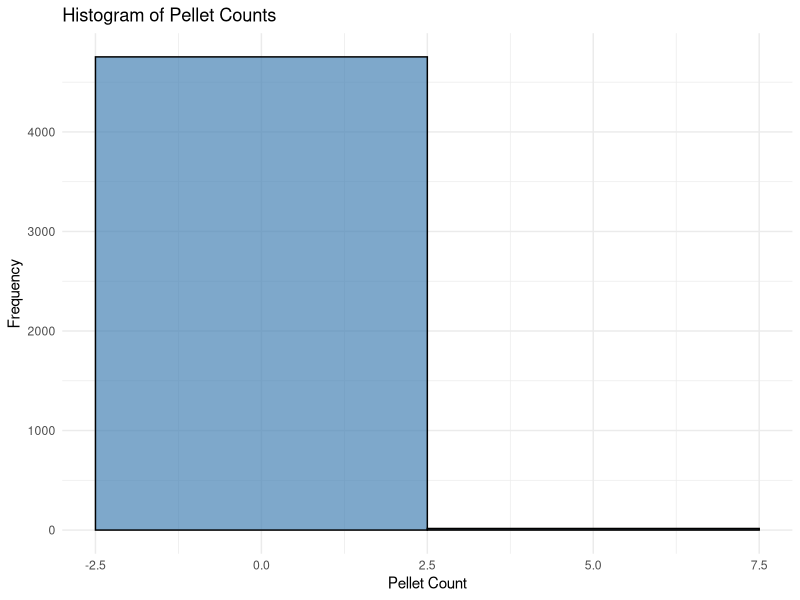
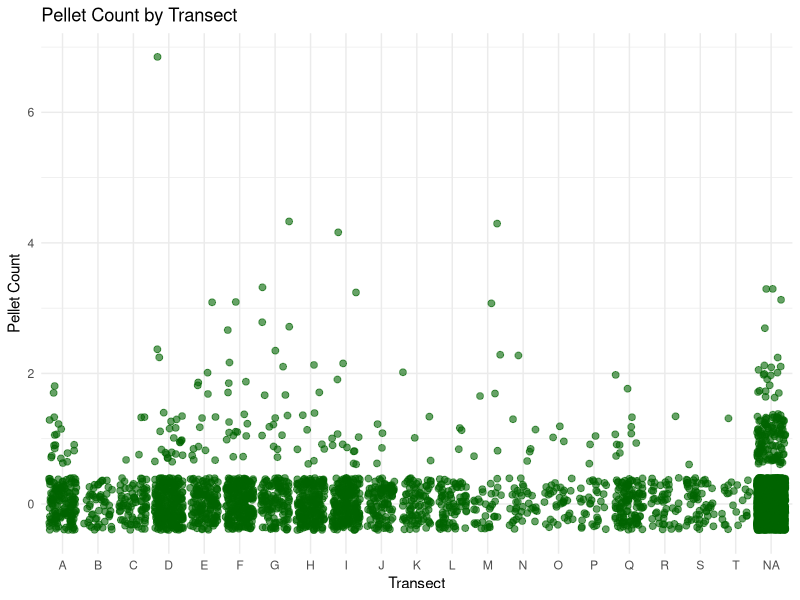
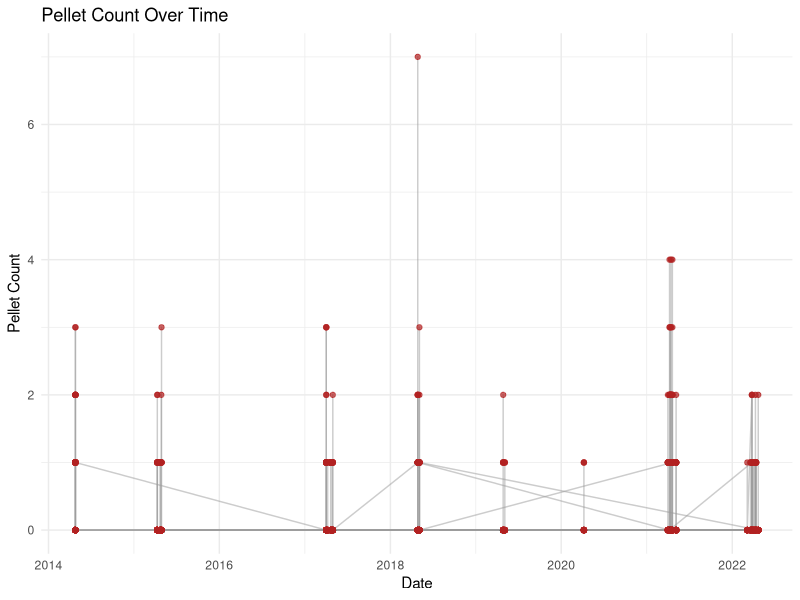
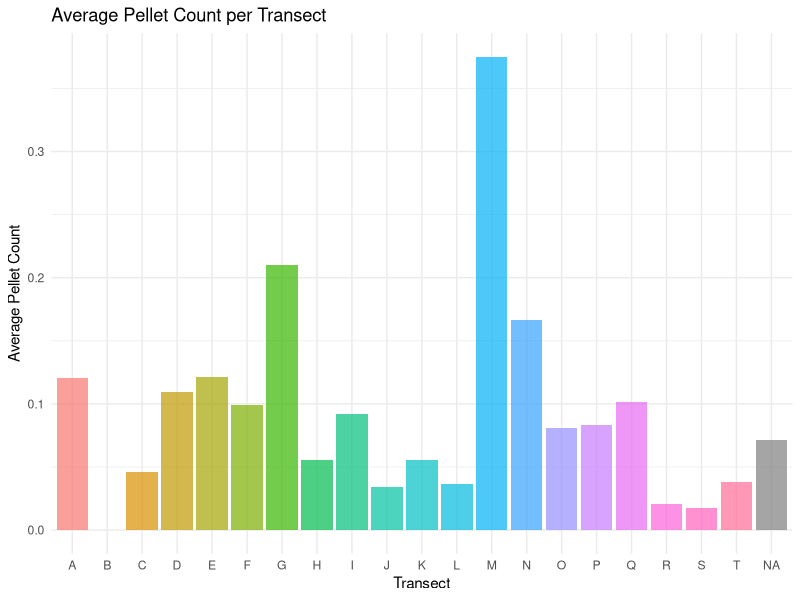
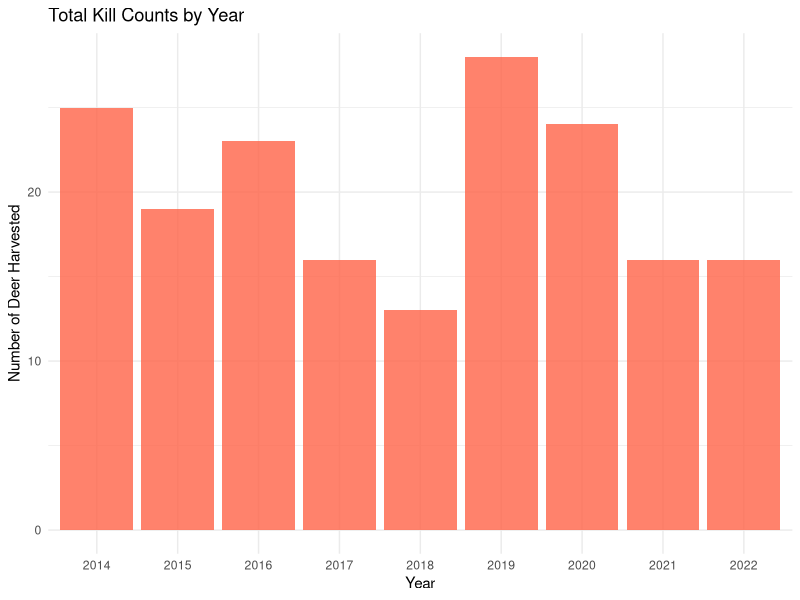
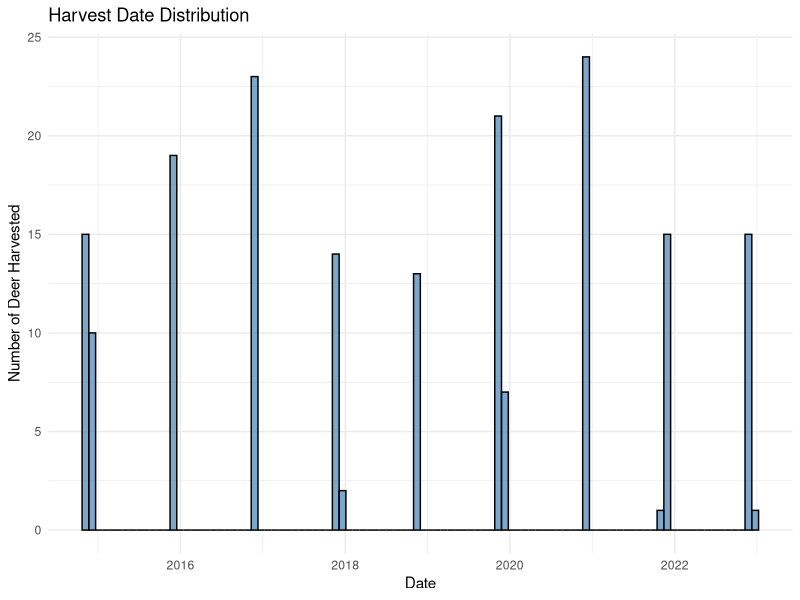

Write the R code that produced these figures, in order.

# Deer Pellet and Kill Count Visualization

#setwd("C:/Users/lasya/OneDrive/Desktop/Data analysis/Biol5930/data/processed")
# 1. Install and load required packages
if (!require("tidyverse")) install.packages("tidyverse")
library(tidyverse)
library(ggplot2)
library(lubridate)

# 2. Load cleaned datasets
pellet_df <- read_csv("BRF_deer_pellet_data_CLEANED.csv")
kill_df <- read_csv("BRF_deer_kill_data_CLEANED.csv")

# 3. Convert date column if needed
pellet_df <- pellet_df %>% mutate(date = as.Date(date))
kill_df <- kill_df %>% mutate(date = as.Date(date), year = year(date))

# 4. Histogram of Pellet Counts
ggplot(pellet_df, aes(x = pellet.count)) +
  geom_histogram(binwidth = 5, fill = "steelblue", color = "black", alpha = 0.7) +
  labs(title = "Histogram of Pellet Counts",
       x = "Pellet Count", y = "Frequency") +
  theme_minimal()

# 5. Scatter Plot: Pellet Count by Transect
ggplot(pellet_df, aes(x = transect, y = pellet.count)) +
  geom_jitter(alpha = 0.6, size = 2, color = "darkgreen") +
  labs(title = "Pellet Count by Transect",
       x = "Transect", y = "Pellet Count") +
  theme_minimal()

# 6. Time Series Plot: Pellet Count Over Time
ggplot(pellet_df, aes(x = date, y = pellet.count)) +
  geom_line(aes(group = transect), color = "gray60", alpha = 0.5) +
  geom_point(color = "firebrick", alpha = 0.7) +
  labs(title = "Pellet Count Over Time",
       x = "Date", y = "Pellet Count") +
  theme_minimal()

# 7. Bar Chart: Average Pellet Count per Transect
ggplot(pellet_df, aes(x = transect, y = pellet.count, fill = transect)) +
  stat_summary(fun = mean, geom = "bar", alpha = 0.7) +
  labs(title = "Average Pellet Count per Transect",
       x = "Transect", y = "Average Pellet Count") +
  theme_minimal() +
  theme(legend.position = "none")

# --------------------------------------------
# KILL DATA VISUALIZATION
# --------------------------------------------

# 8. Kill Count by Year (Bar Plot)
kill_counts_by_year <- kill_df %>%
  count(year)

ggplot(kill_counts_by_year, aes(x = factor(year), y = n)) +
  geom_bar(stat = "identity", fill = "tomato", alpha = 0.8) +
  labs(title = "Total Kill Counts by Year",
       x = "Year", y = "Number of Deer Harvested") +
  theme_minimal()

# 9. Histogram of Harvest Dates
ggplot(kill_df, aes(x = date)) +
  geom_histogram(binwidth = 30, fill = "steelblue", color = "black", alpha = 0.7) +
  labs(title = "Harvest Date Distribution",
       x = "Date", y = "Number of Deer Harvested") +
  theme_minimal()
